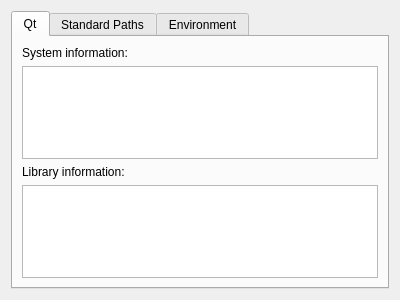
<?xml version="1.0" encoding="UTF-8"?>
<ui version="4.0">
 <class>GammaRay::SysInfoWidget</class>
 <widget class="QWidget" name="GammaRay::SysInfoWidget">
  <property name="geometry">
   <rect>
    <x>0</x>
    <y>0</y>
    <width>400</width>
    <height>300</height>
   </rect>
  </property>
  <property name="windowTitle">
   <string>Form</string>
  </property>
  <layout class="QVBoxLayout" name="verticalLayout">
   <item>
    <widget class="QTabWidget" name="tabWidget">
     <property name="currentIndex">
      <number>0</number>
     </property>
     <widget class="QWidget" name="tab">
      <attribute name="title">
       <string>Qt</string>
      </attribute>
      <layout class="QVBoxLayout" name="verticalLayout_2">
       <item>
        <widget class="QLabel" name="label">
         <property name="text">
          <string>System information:</string>
         </property>
         <property name="buddy">
          <cstring>sysInfoView</cstring>
         </property>
        </widget>
       </item>
       <item>
        <widget class="QTreeView" name="sysInfoView">
         <property name="rootIsDecorated">
          <bool>false</bool>
         </property>
         <property name="uniformRowHeights">
          <bool>true</bool>
         </property>
        </widget>
       </item>
       <item>
        <widget class="QLabel" name="label_2">
         <property name="text">
          <string>Library information:</string>
         </property>
         <property name="buddy">
          <cstring>libInfoView</cstring>
         </property>
        </widget>
       </item>
       <item>
        <widget class="QTreeView" name="libInfoView">
         <property name="rootIsDecorated">
          <bool>false</bool>
         </property>
         <property name="uniformRowHeights">
          <bool>true</bool>
         </property>
        </widget>
       </item>
      </layout>
     </widget>
     <widget class="QWidget" name="tab_2">
      <attribute name="title">
       <string>Standard Paths</string>
      </attribute>
      <layout class="QVBoxLayout" name="verticalLayout_4">
       <item>
        <widget class="GammaRay::StandardPathsWidget" name="widget" native="true"/>
       </item>
      </layout>
     </widget>
     <widget class="QWidget" name="tab_3">
      <attribute name="title">
       <string>Environment</string>
      </attribute>
      <layout class="QVBoxLayout" name="verticalLayout_3">
       <item>
        <widget class="QTreeView" name="envView">
         <property name="rootIsDecorated">
          <bool>false</bool>
         </property>
         <property name="uniformRowHeights">
          <bool>true</bool>
         </property>
        </widget>
       </item>
      </layout>
     </widget>
    </widget>
   </item>
  </layout>
 </widget>
 <customwidgets>
  <customwidget>
   <class>GammaRay::StandardPathsWidget</class>
   <extends>QWidget</extends>
   <header>standardpathswidget.h</header>
   <container>1</container>
  </customwidget>
 </customwidgets>
 <resources/>
 <connections/>
</ui>
